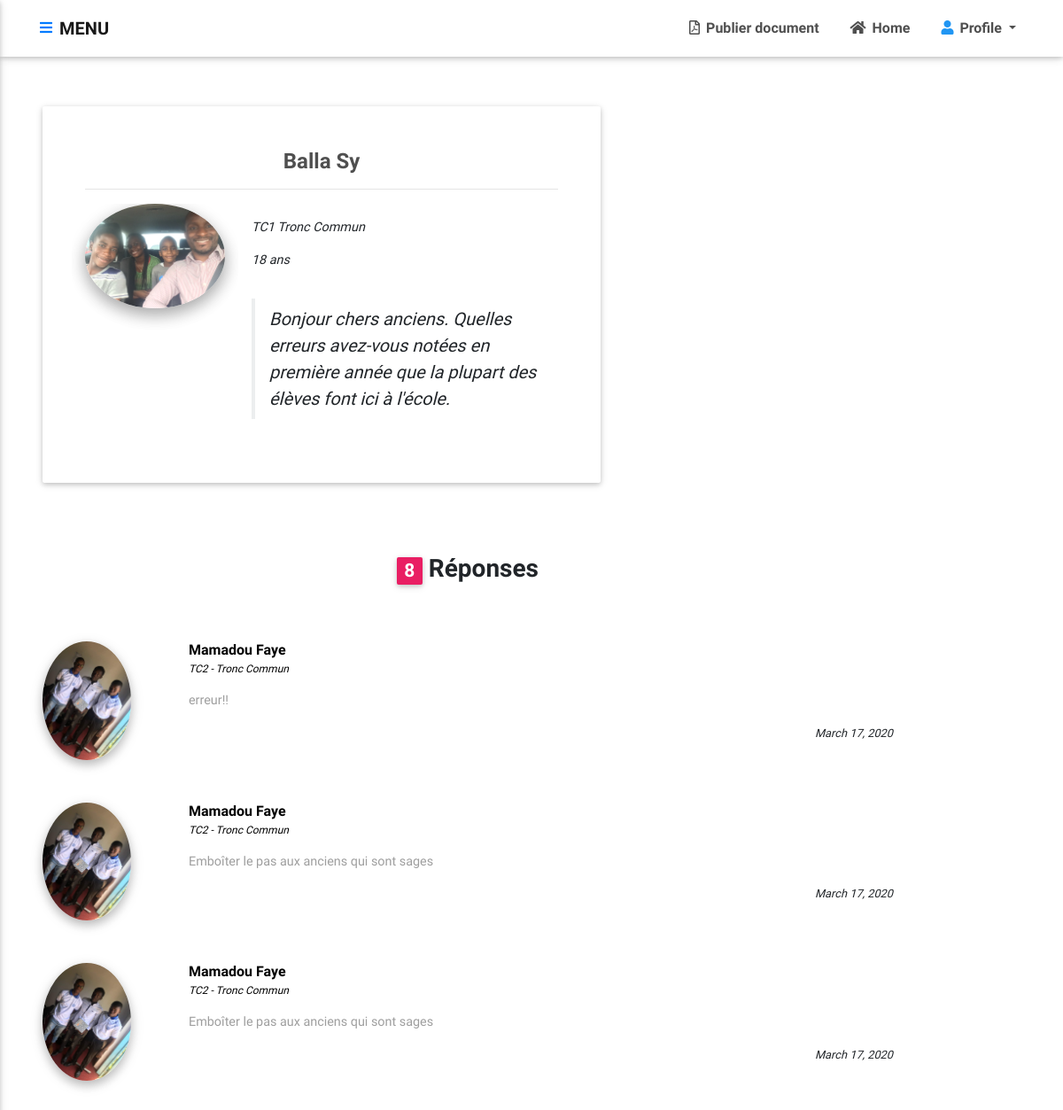
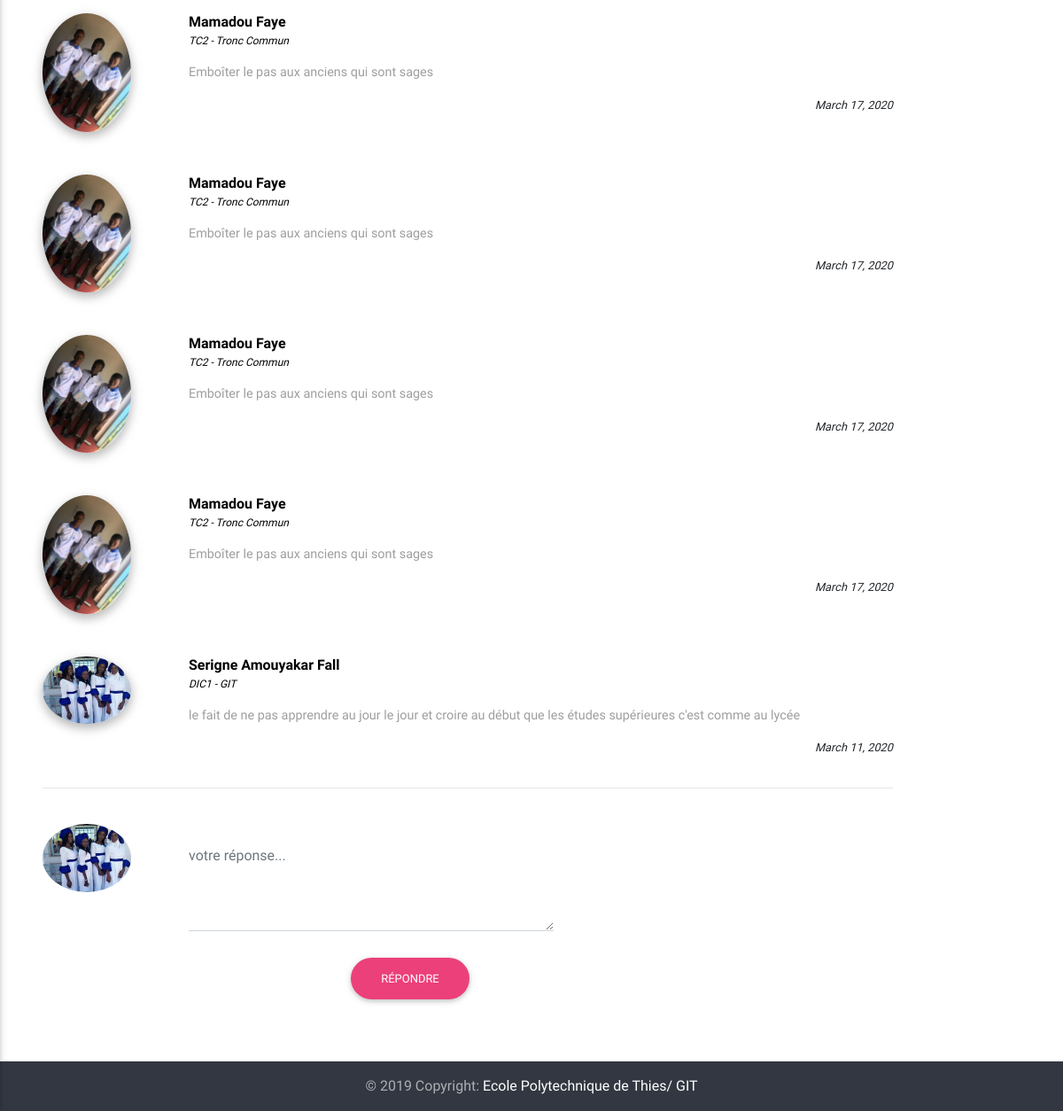
Page /compte/question/reponse/4/ (signed in) on the committed database (2 pictures, top to bottom).
### ged_app/models.py (models this page shows, shortened)
class Question(models.Model):
    eleve_id= models.ForeignKey(Eleve,  on_delete=models.CASCADE)
    aime = models.IntegerField(default=0)
    question = models.TextField(max_length=200, null=False)
    date_question = models.DateTimeField(auto_now_add=True)

class Eleve(models.Model):
    LISTE_CLASSE = (
        ('TC1', 'TC1'),
        ('TC2','TC2'),
        ('DIC1','DIC1'),
        ('DIC2','DIC2'),
        ('DIC3','DIC3')
    )
    LISTE_GENIE = (
        ('GIT','Génie Informatique et Télécommunications'),
        ('Génie Civil','Génie Civil'),
        ('Génie Electromécanique','Génie Electro-Mécanique'),
        ('Tronc Commun', 'Tronc Commun')
    )
    user = models.OneToOneField(User,null = True, blank=True,on_delete=models.CASCADE)
    name = models.CharField( max_length=150, null=True)
    age = models.IntegerField(null=True)
    sexe = models.CharField(max_length=80, choices = [('Homme', 'Homme' ), ('Femme', 'Femme')], null=True)
    classe = models.CharField(max_length=50 , null =True ,  choices = LISTE_CLASSE)
    genie = models.CharField(max_length=100, null = True, choices = LISTE_GENIE)
    photo_profile = models.ImageField(default ="user-default.png",null = True, blank = True )

class Reponse(models.Model):
    el = models.ForeignKey(Eleve, on_delete=models.CASCADE)
    q_id = models.ForeignKey(Question, on_delete=models.CASCADE)
    vote = models.IntegerField(default=0)
    date_reponse = models.DateTimeField( auto_now_add=True)
    reponse = models.TextField(max_length=500, null = True)

### ged_app/views.py (the view, shortened to what this page needs)
# urls.py: re_path(r'^compte/question/reponse/(?P<pk>[0-9]*)/$', views.repondre, name='repondre'),
@login_required(login_url='connecter')
def repondre(request, pk):
    quest = Question.objects.get(id= int(pk))
    rep = Reponse.objects.filter(q_id=quest).order_by('-id')
    rep_form = ReponseForm()
    context = {'question': quest, 'rep_form':rep_form, 'reponse':rep}
    return render(request, 'ged_app/question/repondre.html', context)

### ged_app/forms.py
class ReponseForm(forms.ModelForm):
    reponse = forms.CharField(label="", widget =forms.Textarea(attrs={'type':'text', 'class':'md-textarea form-control','id':'form-mess' ,'placeholder':'votre réponse...', 'rows':'3', 'cols':'55'}))
    class Meta:
        model = Reponse
        fields = ('reponse',)

### ged_app/templates/ged_app/question/repondre.html (shortened to what this page needs)
{% extends '../main.html' %}
{% block content %}
<body>
    <section id ='sec'>
        <section class="mb-5">
        <div class="row">
            <div class="col-md-8 mb-md-0 mb-4">
            <div class="jumbotron p-5 text-center text-md-left author-box wow fadeIn" data-wow-delay="0.3s"
                        style= "visibility: visible; animation-name:fadeIn; animation-delay:0.3s">
                <h4 class="h3-responsive text-center font-weight-bold dark-grey-text"> {{question.eleve_id.name}}</h4>
                <hr>
                <div class="row">
                    <div class="col-4 col-md-4 mb-md-0 mb-4 view overlay">
                        <img src="{{question.eleve_id.photo_profile.url}}" class="img-fluid rounded-circle z-depth-2">
                    </div>
                    <div class="col-4 col-md-8 mt-3">
                        <div class="personal-sm pb-3" style="font-style: italic; font-size:12px;">
                            <p  class="font-weight">{{question.eleve_id.classe}} {{question.eleve_id.genie}}</p>
                            <p  class="font-weight">{{question.eleve_id.age}} ans</p>
                        </div>
                        <blockquote class="blockquote mt-0 mb-4">
                            <em><h class="mt-1"> {{question.question}} </h></em>
                        </blockquote>
                    </div>
                </div>
            </div>
            </div>
        </div>
        </section>
        <section class="mb-5 wow fadeIn" data-wow-delay="0.7s" style="visibility: visible; animation-name:fadeIn; animation-delay:0.7s;">
            <div class="comments-list text-center text-md-left" >
                <h3 class="text-center font-weight-bold mb-5 pb-3"><span class="badge pink">{{reponse.count}}</span> Réponse{{reponse|pluralize}}</h3>
                <div class="row mb-4 mt-4">
                    {% for ans in reponse  %}
                    <div class="col-sm-2 col-12 mb-md-0 mb-3">
                        <img src="{{ans.el.photo_profile.url}}" class="avatar rounded-circle z-depth-1-half mb-5">
                    </div>
                    <div class="col-sm-10 col-12">
                        <a href="#">
                            <h6 class="font-weight-bold" style="color:black;"> {{ans.el.name}} </h6>
                            <p style="color : black; font-size:12px; margin-top:-5px; font-style:italic;"> {{ans.el.classe}} - {{ans.el.genie}}  </p>
                        </a>
                        <div class="mt-2">
                            <p class="grey-text" > {{ans.reponse}}</p>
                            <small style="font-style: italic; margin-left:10px; float:right;">{{ans.date_reponse.date}}</small>
                        </div>
                    </div>
                    {% endfor %}
                </div>
            </div>
            <hr>
            <div class="reply-form">
                <div class="row text-center text-md-left">
                    <div class="col-sm-2 col-8 mb-md-0 mt-4">
                        <img class="img-fluid avatar rounded-circle z-depth-0" src=" {{request.user.eleve.photo_profile.url}} ">
                    </div>
                    <form method="POST" action="{% url 'repondre' pk=question.pk %}" enctype="multipart/form-data" role='form'>
                        <div class="col-sm-10 col-12">
                            <div class="md-form">
                                {{rep_form.as_p}}
                            </div>
                        </div>
                        <div class=" col-md-12 text-center mt-4">
                            <button class="btn btn-pink btn-rounded waves-effect waves-light" type="submit">Répondre</button>
                        </div>
                    </form>
                </div>
            </div>
        </section>
    </section>
</body>
{% endblock content %}

### ged_app/templates/ged_app/question/repondre.html (style rules this page uses)
#sec { margin: 10% 4%; width: 80%; max-height: 100%; height : 100%; }

### rows in the picture
Question: eleve_id.name "Balla Sy", eleve_id.photo_profile (picture), eleve_id.classe "TC1", eleve_id.genie "Tronc Commun", eleve_id.age "18", question "Bonjour chers anciens. Quelles erreurs avez-vous notées en première année que la plupart des élèves font ici à l'école."
Reponse: el.photo_profile (picture), el.name "Mamadou Faye", el.classe "TC2", el.genie "Tronc Commun", reponse "erreur!!", date_reponse "March 17, 2020"
Reponse: el.photo_profile (picture), el.name "Mamadou Faye", el.classe "TC2", el.genie "Tronc Commun", reponse "Emboîter le pas aux anciens qui sont sages", date_reponse "March 17, 2020"
Reponse: el.photo_profile (picture), el.name "Mamadou Faye", el.classe "TC2", el.genie "Tronc Commun", reponse "Emboîter le pas aux anciens qui sont sages", date_reponse "March 17, 2020"
Reponse: el.photo_profile (picture), el.name "Mamadou Faye", el.classe "TC2", el.genie "Tronc Commun", reponse "Emboîter le pas aux anciens qui sont sages", date_reponse "March 17, 2020"
Reponse: el.photo_profile (picture), el.name "Mamadou Faye", el.classe "TC2", el.genie "Tronc Commun", reponse "Emboîter le pas aux anciens qui sont sages", date_reponse "March 17, 2020"
Reponse: el.photo_profile (picture), el.name "Mamadou Faye", el.classe "TC2", el.genie "Tronc Commun", reponse "Emboîter le pas aux anciens qui sont sages", date_reponse "March 17, 2020"
Reponse: el.photo_profile (picture), el.name "Mamadou Faye", el.classe "TC2", el.genie "Tronc Commun", reponse "Emboîter le pas aux anciens qui sont sages", date_reponse "March 17, 2020"
Reponse: el.photo_profile (picture), el.name "Serigne Amouyakar Fall", el.classe "DIC1", el.genie "GIT", reponse "le fait de ne pas apprendre au jour le jour et croire au début que les études supérieures c'est comme au lycée", date_reponse "March 11, 2020"

### other values in the picture
{{ reponse.count }} "8"
